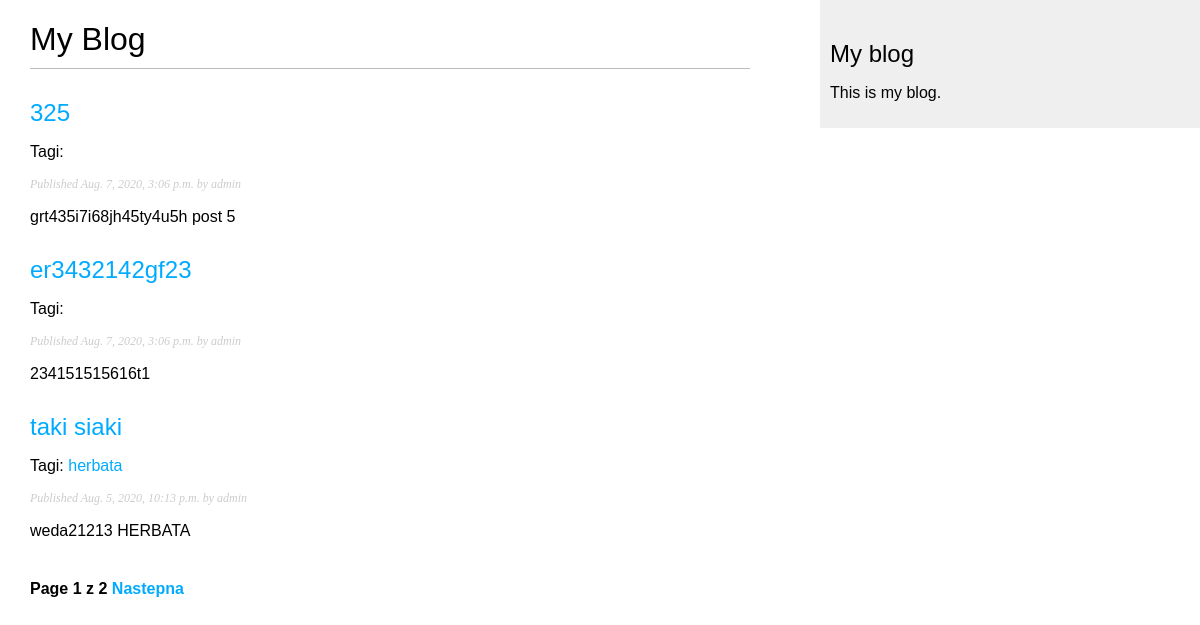
Screenshot of /blog/ with the database file from the repository.
### blog/models.py (models this page shows, shortened)
class Post(models.Model):
    objects = models.Manager()
    published = PublishedManager()
    STATUS_CHOICES = (
        ('draft', 'Roboczy'),
        ('published', 'Opublikowany')
    )
    title = models.CharField(max_length=250)
    slug = models.SlugField(max_length=250,
                            unique_for_date='publish')
    author = models.ForeignKey(User,
                               related_name='blog_posts',
                               on_delete=models.PROTECT)
    body = models.TextField()
    publish = models.DateTimeField(default=timezone.now)
    created = models.DateTimeField(auto_now_add=True)
    updated = models.DateTimeField(auto_now=True)
    status = models.CharField(max_length=10,
                              choices=STATUS_CHOICES,
                              default='draft')
    tags = TaggableManager()
    def get_absolute_url(self):
        return reverse('blog:post_detail',
                       args=[self.publish.year,
                             self.publish.month,
                             self.publish.day,
                             self.slug])
    class Meta:
        ordering = ('-publish',)

### blog/views.py (the view)
# urls.py: path('', views.post_list, name='post_list'),
def post_list(request, tag_slug = None):
    object_list = Post.published.all()
    tag = None
    if tag_slug:
        tag = get_object_or_404(Tag, slug=tag_slug)
        object_list = object_list.filter(tags__in=[tag])
    paginator = Paginator(object_list, 3)
    page = request.GET.get('page')
    try:
        posts = paginator.page(page)
    except PageNotAnInteger:
        posts = paginator.page(1)
    except EmptyPage:
        posts = paginator.page(paginator.num_pages)
    return render(request,
                  'blog/post/list.html',
                  {'page': page,
                   'posts': posts,
                   'tag':tag})

### blog/models.py (called while the page is built)
    def get_queryset(self):
        return super(PublishedManager,
                     self).get_queryset()\
            .filter(status='published')

### blog/templates/blog/post/list.html (shortened to what this page needs)
{% extends "blog/base.html" %}
{% block content %}
    <h1>My Blog</h1>
    {% for post in posts %}
        <h2>
            <a href="{{ post.get_absolute_url }}">
            {{ post.title }}
            </a>
        </h2>
        <p class="tags">
                 Tagi:
             {% for tag in post.tags.all %}
                 <a href="{% url "blog:post_list_by_tag" tag.slug %}">
                    {{ tag.name }}
                 </a>
             {% endfor %}
         </p>
        <p class="date">
            Published {{ post.publish }} by {{ post.author }}
        </p>
        {{ post.body|truncatewords:30|linebreaks }}
    {% endfor %}
    {% include "pagination.html" with page=posts %}
{% endblock %}

### blog/templates/blog/base.html (shortened to what this page needs)
{% load static %}
<!DOCTYPE html>
<html>
<head>
    <link href="{% static 'css/blog.css' %}" rel="stylesheet">
</head>
<body>
    <div id="content">
    {% block content %}
    {% endblock %}
    </div>
    <div id="sidebar">
        <h2>My blog</h2>
            <p>This is my blog.</p>
    </div>
</body>
</html>

### blog/templates/pagination.html (shortened to what this page needs)
<div class="pagination">
    <span class="step-links">
        <span class="current">
            Page {{ page.number }} z {{ page.paginator.num_pages }}
        </span>
            {% if page.has_next %}
                <a href="?page={{ page.next_page_number}}">Nastepna</a>
            {% endif %}
    </span>
</div>

### blog/static/CSS/blog.css (style rules this page uses)
body { margin:0; padding:0; font-family:helvetica, sans-serif; }
a { color:#00abff; text-decoration:none; }
h1 { font-weight:normal; border-bottom:1px solid #bbb; padding:0 0 10px 0; }
h2 { font-weight:normal; margin:30px 0 0; }
#content { float:left; width:60%; padding:0 0 0 30px; }
#sidebar { float:right; width:30%; padding:10px; background:#efefef; height:100%; }
p.date { color:#ccc; font-family: georgia, serif; font-size: 12px; font-style: italic; }
.pagination { margin:40px 0; font-weight:bold; }

### rows the page displays
Post: title "325", publish "Aug. 7, 2020, 3:06 p.m.", author "admin", body "grt435i7i68jh45ty4u5h post 5"
Post: title "er3432142gf23", publish "Aug. 7, 2020, 3:06 p.m.", author "admin", body "234151515616t1"
Post: title "taki siaki", publish "Aug. 5, 2020, 10:13 p.m.", author "admin", body "weda21213 HERBATA"
Tag: name "herbata"

### other values shown
{{ page.number }} "1"
{{ page.paginator.num_pages }} "2"
